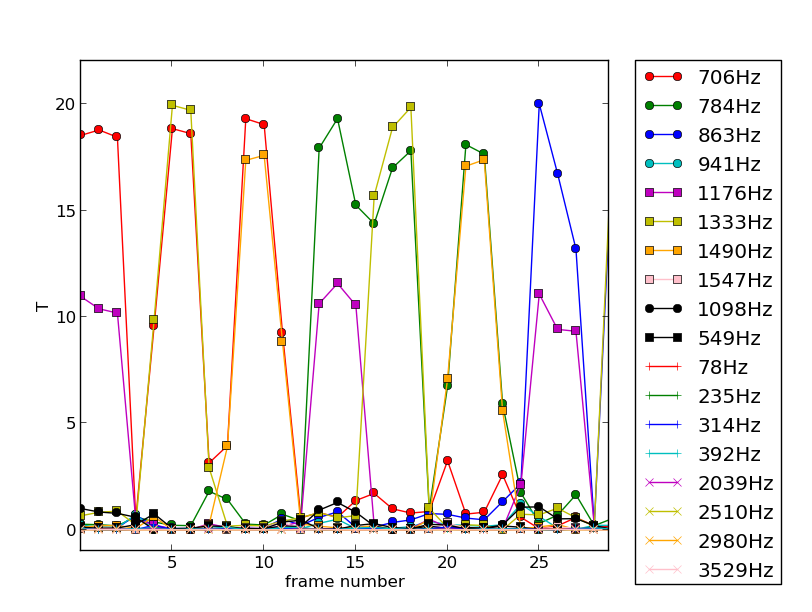

The Python source for this figure:
"""Plot the magnitudes of each frequency detected at each frame.

usage: detect-au.out file.au | python plot_T.py

Requires that the detector was built with make debug.
"""
import sys
import csv
import matplotlib.pyplot as plt

def from_fp(fp):
    """Convert from fixed-point to float."""
    return float(fp)/2**15

#
# ignore the first and second columns -- the frame number and the tone, 
# respectively.
#
coeff = list()
for row in csv.reader(sys.stdin, delimiter=" "):
    if len(row) != 18+1: # last column is empty string, ignore it
        continue
    coeff.append(map(from_fp, row[:-1])) 
xval = range(len(coeff))

leg = { 0: ("r",        "o", "706Hz"),  # row freq
        1: ("g",        "o", "784Hz"),
        2: ("b",        "o", "863Hz"),
        3: ("c",        "o", "941Hz"),
        4: ("m",        "s", "1176Hz"), # col freq
        5: ("y",        "s", "1333Hz"),
        6: ("orange",   "s", "1490Hz"),
        7: ("pink",     "s", "1547Hz"),
        8: ("black",    "o", "1098Hz"), # unknown
        9: ("black",    "s", "549Hz"),
       10: ("r",        "+", "78Hz"),   # harmonics
       11: ("g",        "+", "235Hz"),
       12: ("b",        "+", "314Hz"),
       13: ("c",        "+", "392Hz"),
       14: ("m",        "x", "2039Hz"),
       15: ("y",        "x", "2510Hz"),
       16: ("orange",   "x", "2980Hz"),
       17: ("pink",     "x", "3529Hz") }
        
for i, col in enumerate(zip(*coeff)):
    c, m, l = leg[i]
    plt.plot(xval, col, color=c, marker=m, label=l);
plt.xlabel("frame number")
plt.ylabel("T")
plt.legend(bbox_to_anchor=(1.05, 1), loc=2, borderaxespad=0.)
plt.subplots_adjust(left=0.1, right=0.75, top=0.9, bottom=0.1)
plt.show()
